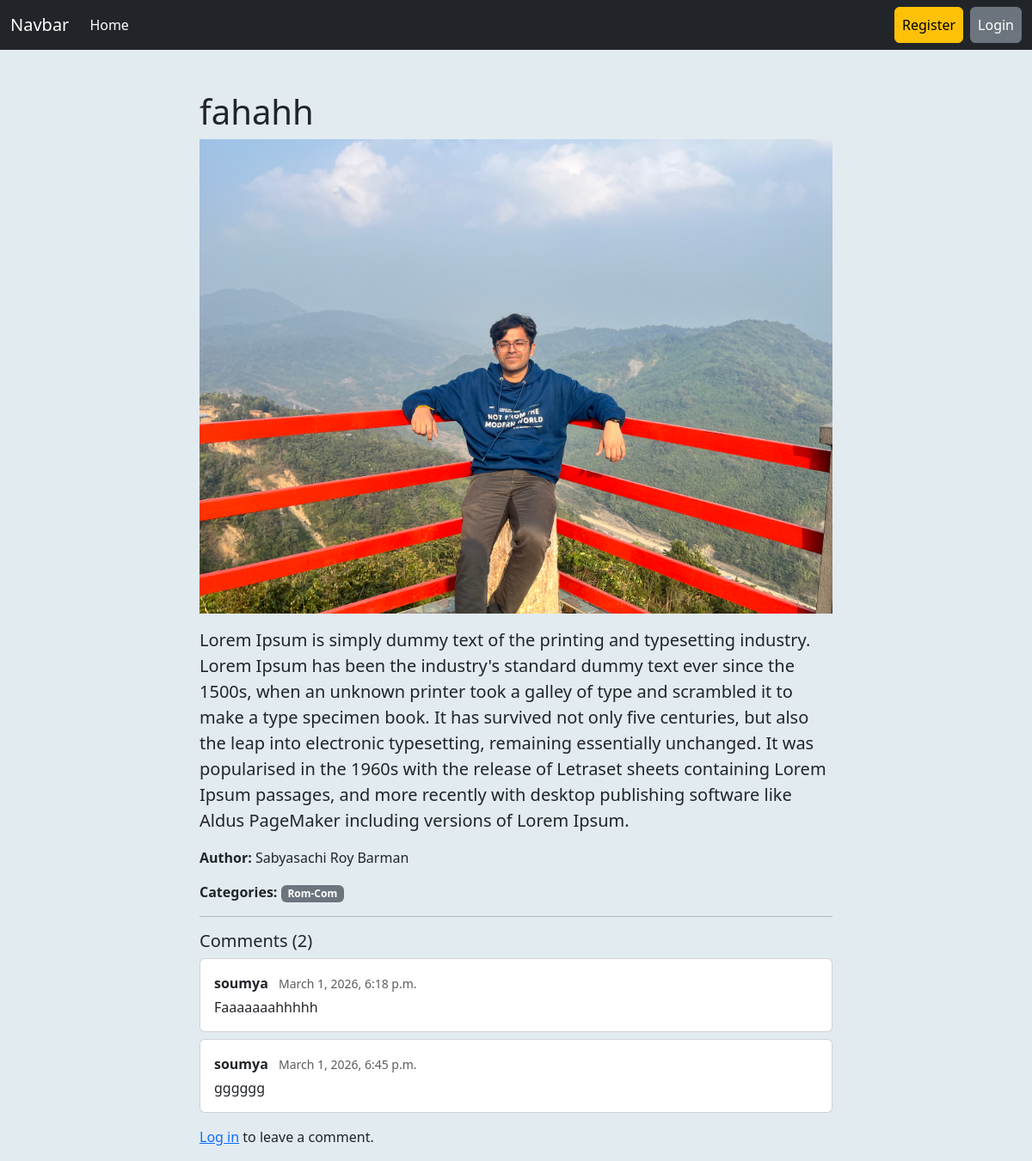
The app's page /posts/details/8 with its own data.
### posts/models.py (models this page shows, shortened)
class Post(models.Model):
    title = models.CharField(max_length=500)
    content = models.TextField()
    category = models.ManyToManyField(Category) #ekta post multiple catgory er majhe thakte pare, abr ekta post er vitor multiple category thakte pare
    author = models.ForeignKey(User, on_delete=models.CASCADE)
    image = models.ImageField(upload_to='uploads/', null=True, blank=True)

class Comment(models.Model):
    post = models.ForeignKey(Post, on_delete=models.CASCADE, related_name='comments')
    author = models.ForeignKey(User, on_delete=models.CASCADE)
    content = models.TextField()
    time = models.DateTimeField(auto_now_add=True)

### categories/models.py (models this page shows, shortened)
class Category(models.Model):
    name = models.CharField(max_length=50, unique=True)
    slug = models.SlugField(max_length=100, unique=True, null=True, blank=True)

### posts/views.py (the view, shortened to what this page needs)
# urls.py: path('details/<int:id>', views.DetailPostView.as_view(), name='post_details'),
class DetailPostView(DetailView):
    model = models.Post
    template_name = 'post_details.html'
    pk_url_kwarg = 'id'
    def get_context_data(self, **kwargs):
        context = super().get_context_data(**kwargs)
        context['comments'] = self.object.comments.all()
        context['comment_form'] = forms.CommentForm()
        return context

### posts/templates/post_details.html
{% extends 'base.html' %}
{% load crispy_forms_tags %}
{% block content %}
<div class="container mt-5">
    <div class="row justify-content-center">
        <div class="col-md-8">
            <h1>{{ post.title }}</h1>
            {% if post.image %}
            <img src="{{ post.image.url }}" class="img-fluid mb-3" alt="{{ post.title }}">
            {% endif %}
            <p class="lead">{{ post.content }}</p>
            <p><strong>Author:</strong> {{ post.author.first_name }} {{ post.author.last_name }}</p>
            <p><strong>Categories:</strong>
                {% for cat in post.category.all %}
                <span class="badge bg-secondary me-1">{{ cat.name }}</span>
                {% endfor %}
            </p>
            <hr>
            <h5>Comments ({{ comments|length }})</h5>
            {% for comment in comments %}
            <div class="card mb-2">
                <div class="card-body">
                    <strong>{{ comment.author.username }}</strong>
                    <small class="text-muted ms-2">{{ comment.time }}</small>
                    <p class="mb-0 mt-1">{{ comment.content }}</p>
                </div>
            </div>
            {% empty %}
            <p class="text-muted">No comments yet. Be the first!</p>
            {% endfor %}
            {% if request.user.is_authenticated %}
            <div class="card mt-3">
                <div class="card-body">
                    <h6>Add a Comment</h6>
                    <form method="post">
                        {% csrf_token %}
                        {{ comment_form|crispy }}
                        <input type="submit" value="Post Comment" class="btn btn-primary mt-2">
                    </form>
                </div>
            </div>
            {% else %}
            <p class="mt-3"><a href="{% url 'login' %}">Log in</a> to leave a comment.</p>
            {% endif %}
        </div>
    </div>
</div>
{% endblock %}

### records on screen
Post: title "fahahh", image (picture), content "Lorem Ipsum is simply dummy text of the printing and typesetting industry. Lorem Ipsum has been the industry's standard dummy text ever since the 1500s, when an unknown printer took a galley of type and scrambled it to make a type specimen book. It has survived not only five centuries, but also the leap into electronic typesetting, remaining essentially unchanged. It was popularised in the 1960s with the release of Letraset sheets containing Lorem Ipsum passages, and more recently with desktop publishing software like Aldus PageMaker including versions of Lorem Ipsum.", author.first_name "Sabyasachi Roy", author.last_name "Barman"
Category: name "Rom-Com"
Comment: author.username "soumya", time "March 1, 2026, 6:18 p.m.", content "Faaaaaaahhhhh"
Comment: author.username "soumya", time "March 1, 2026, 6:45 p.m.", content "gggggg"

### other values on screen
{{ comments|length }} "2"
